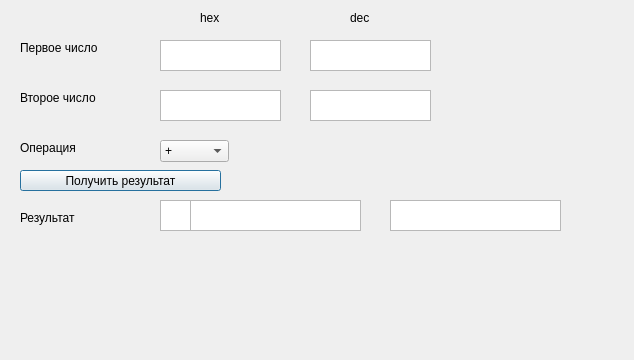
<?xml version="1.0" encoding="UTF-8"?>
<ui version="4.0">
 <class>Dialog</class>
 <widget class="QDialog" name="Dialog">
  <property name="geometry">
   <rect>
    <x>0</x>
    <y>0</y>
    <width>634</width>
    <height>360</height>
   </rect>
  </property>
  <property name="windowTitle">
   <string>Calculator</string>
  </property>
  <widget class="QTextEdit" name="textEdit">
   <property name="geometry">
    <rect>
     <x>160</x>
     <y>40</y>
     <width>121</width>
     <height>31</height>
    </rect>
   </property>
   <property name="html">
    <string>&lt;!DOCTYPE HTML PUBLIC &quot;-//W3C//DTD HTML 4.0//EN&quot; &quot;http://www.w3.org/TR/REC-html40/strict.dtd&quot;&gt;
&lt;html&gt;&lt;head&gt;&lt;meta name=&quot;qrichtext&quot; content=&quot;1&quot; /&gt;&lt;style type=&quot;text/css&quot;&gt;
p, li { white-space: pre-wrap; }
&lt;/style&gt;&lt;/head&gt;&lt;body style=&quot; font-family:'Ubuntu'; font-size:11pt; font-weight:400; font-style:normal;&quot;&gt;
&lt;p style=&quot;-qt-paragraph-type:empty; margin-top:0px; margin-bottom:0px; margin-left:0px; margin-right:0px; -qt-block-indent:0; text-indent:0px; font-family:'MS Shell Dlg 2'; font-size:8pt;&quot;&gt;&lt;br /&gt;&lt;/p&gt;&lt;/body&gt;&lt;/html&gt;</string>
   </property>
  </widget>
  <widget class="QLabel" name="label">
   <property name="geometry">
    <rect>
     <x>20</x>
     <y>40</y>
     <width>101</width>
     <height>16</height>
    </rect>
   </property>
   <property name="text">
    <string>Первое число</string>
   </property>
  </widget>
  <widget class="QLabel" name="label_2">
   <property name="geometry">
    <rect>
     <x>20</x>
     <y>90</y>
     <width>101</width>
     <height>16</height>
    </rect>
   </property>
   <property name="text">
    <string>Второе число</string>
   </property>
  </widget>
  <widget class="QTextEdit" name="textEdit_2">
   <property name="geometry">
    <rect>
     <x>160</x>
     <y>90</y>
     <width>121</width>
     <height>31</height>
    </rect>
   </property>
   <property name="html">
    <string>&lt;!DOCTYPE HTML PUBLIC &quot;-//W3C//DTD HTML 4.0//EN&quot; &quot;http://www.w3.org/TR/REC-html40/strict.dtd&quot;&gt;
&lt;html&gt;&lt;head&gt;&lt;meta name=&quot;qrichtext&quot; content=&quot;1&quot; /&gt;&lt;style type=&quot;text/css&quot;&gt;
p, li { white-space: pre-wrap; }
&lt;/style&gt;&lt;/head&gt;&lt;body style=&quot; font-family:'Ubuntu'; font-size:11pt; font-weight:400; font-style:normal;&quot;&gt;
&lt;p style=&quot;-qt-paragraph-type:empty; margin-top:0px; margin-bottom:0px; margin-left:0px; margin-right:0px; -qt-block-indent:0; text-indent:0px; font-family:'MS Shell Dlg 2'; font-size:8pt;&quot;&gt;&lt;br /&gt;&lt;/p&gt;&lt;/body&gt;&lt;/html&gt;</string>
   </property>
  </widget>
  <widget class="QLabel" name="label_3">
   <property name="geometry">
    <rect>
     <x>200</x>
     <y>10</y>
     <width>81</width>
     <height>16</height>
    </rect>
   </property>
   <property name="text">
    <string>hex</string>
   </property>
  </widget>
  <widget class="QLabel" name="label_4">
   <property name="geometry">
    <rect>
     <x>350</x>
     <y>10</y>
     <width>81</width>
     <height>16</height>
    </rect>
   </property>
   <property name="text">
    <string>dec</string>
   </property>
  </widget>
  <widget class="QTextEdit" name="textEdit_3">
   <property name="geometry">
    <rect>
     <x>310</x>
     <y>40</y>
     <width>121</width>
     <height>31</height>
    </rect>
   </property>
   <property name="readOnly">
    <bool>true</bool>
   </property>
   <property name="html">
    <string>&lt;!DOCTYPE HTML PUBLIC &quot;-//W3C//DTD HTML 4.0//EN&quot; &quot;http://www.w3.org/TR/REC-html40/strict.dtd&quot;&gt;
&lt;html&gt;&lt;head&gt;&lt;meta name=&quot;qrichtext&quot; content=&quot;1&quot; /&gt;&lt;style type=&quot;text/css&quot;&gt;
p, li { white-space: pre-wrap; }
&lt;/style&gt;&lt;/head&gt;&lt;body style=&quot; font-family:'Ubuntu'; font-size:11pt; font-weight:400; font-style:normal;&quot;&gt;
&lt;p style=&quot;-qt-paragraph-type:empty; margin-top:0px; margin-bottom:0px; margin-left:0px; margin-right:0px; -qt-block-indent:0; text-indent:0px; font-family:'MS Shell Dlg 2'; font-size:8pt;&quot;&gt;&lt;br /&gt;&lt;/p&gt;&lt;/body&gt;&lt;/html&gt;</string>
   </property>
  </widget>
  <widget class="QTextEdit" name="textEdit_4">
   <property name="geometry">
    <rect>
     <x>310</x>
     <y>90</y>
     <width>121</width>
     <height>31</height>
    </rect>
   </property>
   <property name="readOnly">
    <bool>true</bool>
   </property>
   <property name="html">
    <string>&lt;!DOCTYPE HTML PUBLIC &quot;-//W3C//DTD HTML 4.0//EN&quot; &quot;http://www.w3.org/TR/REC-html40/strict.dtd&quot;&gt;
&lt;html&gt;&lt;head&gt;&lt;meta name=&quot;qrichtext&quot; content=&quot;1&quot; /&gt;&lt;style type=&quot;text/css&quot;&gt;
p, li { white-space: pre-wrap; }
&lt;/style&gt;&lt;/head&gt;&lt;body style=&quot; font-family:'Ubuntu'; font-size:11pt; font-weight:400; font-style:normal;&quot;&gt;
&lt;p style=&quot;-qt-paragraph-type:empty; margin-top:0px; margin-bottom:0px; margin-left:0px; margin-right:0px; -qt-block-indent:0; text-indent:0px; font-family:'MS Shell Dlg 2'; font-size:8pt;&quot;&gt;&lt;br /&gt;&lt;/p&gt;&lt;/body&gt;&lt;/html&gt;</string>
   </property>
  </widget>
  <widget class="QPushButton" name="pushButton">
   <property name="geometry">
    <rect>
     <x>20</x>
     <y>170</y>
     <width>201</width>
     <height>21</height>
    </rect>
   </property>
   <property name="text">
    <string>Получить результат</string>
   </property>
  </widget>
  <widget class="QLabel" name="label_5">
   <property name="geometry">
    <rect>
     <x>20</x>
     <y>140</y>
     <width>81</width>
     <height>16</height>
    </rect>
   </property>
   <property name="text">
    <string>Операция</string>
   </property>
  </widget>
  <widget class="QComboBox" name="comboBox">
   <property name="geometry">
    <rect>
     <x>160</x>
     <y>140</y>
     <width>69</width>
     <height>22</height>
    </rect>
   </property>
   <item>
    <property name="text">
     <string>+</string>
    </property>
   </item>
   <item>
    <property name="text">
     <string>-</string>
    </property>
   </item>
   <item>
    <property name="text">
     <string>*</string>
    </property>
   </item>
   <item>
    <property name="text">
     <string>/</string>
    </property>
   </item>
  </widget>
  <widget class="QTextEdit" name="textEdit_5">
   <property name="enabled">
    <bool>true</bool>
   </property>
   <property name="geometry">
    <rect>
     <x>190</x>
     <y>200</y>
     <width>171</width>
     <height>31</height>
    </rect>
   </property>
   <property name="readOnly">
    <bool>true</bool>
   </property>
   <property name="html">
    <string>&lt;!DOCTYPE HTML PUBLIC &quot;-//W3C//DTD HTML 4.0//EN&quot; &quot;http://www.w3.org/TR/REC-html40/strict.dtd&quot;&gt;
&lt;html&gt;&lt;head&gt;&lt;meta name=&quot;qrichtext&quot; content=&quot;1&quot; /&gt;&lt;style type=&quot;text/css&quot;&gt;
p, li { white-space: pre-wrap; }
&lt;/style&gt;&lt;/head&gt;&lt;body style=&quot; font-family:'Ubuntu'; font-size:11pt; font-weight:400; font-style:normal;&quot;&gt;
&lt;p style=&quot;-qt-paragraph-type:empty; margin-top:0px; margin-bottom:0px; margin-left:0px; margin-right:0px; -qt-block-indent:0; text-indent:0px; font-family:'MS Shell Dlg 2'; font-size:8pt;&quot;&gt;&lt;br /&gt;&lt;/p&gt;&lt;/body&gt;&lt;/html&gt;</string>
   </property>
  </widget>
  <widget class="QLabel" name="label_6">
   <property name="geometry">
    <rect>
     <x>20</x>
     <y>210</y>
     <width>81</width>
     <height>16</height>
    </rect>
   </property>
   <property name="text">
    <string>Результат</string>
   </property>
  </widget>
  <widget class="QTextEdit" name="textEdit_6">
   <property name="enabled">
    <bool>true</bool>
   </property>
   <property name="geometry">
    <rect>
     <x>160</x>
     <y>200</y>
     <width>31</width>
     <height>31</height>
    </rect>
   </property>
   <property name="readOnly">
    <bool>true</bool>
   </property>
   <property name="html">
    <string>&lt;!DOCTYPE HTML PUBLIC &quot;-//W3C//DTD HTML 4.0//EN&quot; &quot;http://www.w3.org/TR/REC-html40/strict.dtd&quot;&gt;
&lt;html&gt;&lt;head&gt;&lt;meta name=&quot;qrichtext&quot; content=&quot;1&quot; /&gt;&lt;style type=&quot;text/css&quot;&gt;
p, li { white-space: pre-wrap; }
&lt;/style&gt;&lt;/head&gt;&lt;body style=&quot; font-family:'Ubuntu'; font-size:11pt; font-weight:400; font-style:normal;&quot;&gt;
&lt;p style=&quot;-qt-paragraph-type:empty; margin-top:0px; margin-bottom:0px; margin-left:0px; margin-right:0px; -qt-block-indent:0; text-indent:0px; font-family:'MS Shell Dlg 2'; font-size:8pt;&quot;&gt;&lt;br /&gt;&lt;/p&gt;&lt;/body&gt;&lt;/html&gt;</string>
   </property>
  </widget>
  <widget class="QTextEdit" name="textEdit_7">
   <property name="enabled">
    <bool>true</bool>
   </property>
   <property name="geometry">
    <rect>
     <x>390</x>
     <y>200</y>
     <width>171</width>
     <height>31</height>
    </rect>
   </property>
   <property name="readOnly">
    <bool>true</bool>
   </property>
   <property name="html">
    <string>&lt;!DOCTYPE HTML PUBLIC &quot;-//W3C//DTD HTML 4.0//EN&quot; &quot;http://www.w3.org/TR/REC-html40/strict.dtd&quot;&gt;
&lt;html&gt;&lt;head&gt;&lt;meta name=&quot;qrichtext&quot; content=&quot;1&quot; /&gt;&lt;style type=&quot;text/css&quot;&gt;
p, li { white-space: pre-wrap; }
&lt;/style&gt;&lt;/head&gt;&lt;body style=&quot; font-family:'Ubuntu'; font-size:11pt; font-weight:400; font-style:normal;&quot;&gt;
&lt;p style=&quot;-qt-paragraph-type:empty; margin-top:0px; margin-bottom:0px; margin-left:0px; margin-right:0px; -qt-block-indent:0; text-indent:0px; font-family:'MS Shell Dlg 2'; font-size:8pt;&quot;&gt;&lt;br /&gt;&lt;/p&gt;&lt;/body&gt;&lt;/html&gt;</string>
   </property>
  </widget>
 </widget>
 <resources/>
 <connections/>
</ui>
